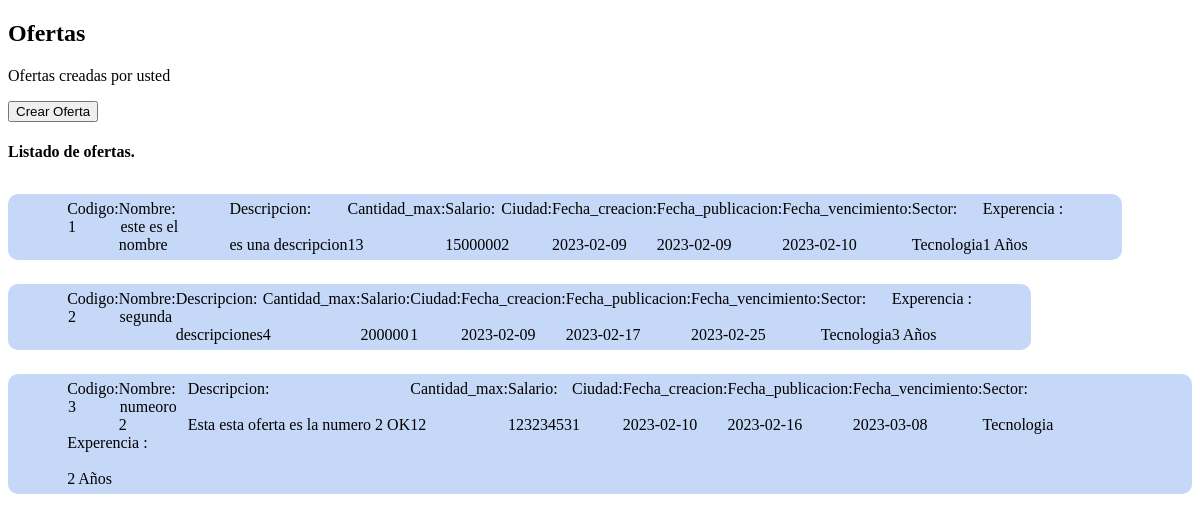
Screenshot of /Aplicacion/Users/Empresa/bean/Ofertas.php (signed in) with the database file from the repository.
### tables this page shows
CREATE TABLE `ofertas` (
  `codigo` int(11) NOT NULL,
  `empresa` int(11) NOT NULL,
  `nombre` varchar(100) DEFAULT NULL,
  `descripcion` text DEFAULT NULL,
  `cantidad_max` int(11) DEFAULT -1,
  `salario` int(11) DEFAULT NULL,
  `ciudad` int(11) DEFAULT NULL,
  `fecha_creacion` date DEFAULT NULL,
  `fecha_publicacion` date DEFAULT NULL,
  `fecha_vencimiento` date DEFAULT NULL,
  `sector` int(11) NOT NULL,
  `experencia` int(11) DEFAULT NULL
);

CREATE TABLE `sector` (
  `codigo` int(11) NOT NULL,
  `descripcion` varchar(100) DEFAULT NULL,
  `activo` int(11) DEFAULT 1
);

### Aplicacion/src/consultas.php (called while the page is built, shortened)
<?php
require_once "Conexion.php";
  class consultas extends conexionBD{
    public function List_ofertas($codigo){
      $sql="SELECT of.*, se.descripcion as sector1
        FROM empresas e
          inner join usuario us on us.empresa=e.codigo
          inner join ofertas of on e.codigo=of.empresa
          inner join sector se on of.sector=se.codigo
        where us.codigo=$codigo";
      $resultado=$this->consultar($sql);
      return $resultado;
    }
  }
  ?>

### Aplicacion/src/Conexion.php (called while the page is built, shortened)
<?php
  class conexionBD{
    var $host='localhost';
    var $username='root';
    var $password='';
    var $db='soluciones';
    public function consultar($sql){
      try {
        $this->conexion=mysqli_connect($this->host,$this->username,$this->password) or die("No se pudo conectar con el servidor");
        mysqli_select_db($this->conexion,$this->db) or die("No se pudo conectar con la base de datos");
        mysqli_set_charset($this->conexion,'UTF8');
          $resultado=mysqli_query($this->conexion,$sql);
          return($resultado);
      } catch (PDOException $e) {
        echo " <p>Error: No se puede establecer coneccion con la Base de Datos.</p>\n\n";
        echo  " <p>Error: ".$e->getMessage()."</p>\n";
        die();
        exit();
      }
    }
  }
?>

### Aplicacion/Users/Empresa/bean/Ofertas.php (the view, shortened to what this page needs)
<?php
    require_once './../../../src/consultas.php';
    $consultas= new consultas();
?>
<!DOCTYPE html>
<html lang="en">
<head>
</head>
<body>
<div class="row">
    <div class="col-md-10 mx-auto" >
        <div class="col-md-4">
            <h2>Ofertas</h2>
        </div>
        <div class="col-md-8">
            <p>Ofertas creadas por usted</p>
            <button class="btn btn-primary abir_creacion"> Crear Oferta</button>
        </div>
        <div class="col-md-10 mx-auto mt-4">
            <h4>Listado de ofertas.</h4>
                <?php
                    $resp=$consultas->List_ofertas($_SESSION['codigo']);
                    if(mysqli_num_rows($resp)>0)
                    {
                        while($fila=mysqli_fetch_assoc($resp))
                        {?>
                            <div class="col-md-12" id="listado_ofertas">
                            <div class="col-md-12"><label>codigo: </label><?=$fila['codigo']?></div>
                            <div class="col-md-12"><label>nombre: </label><?=$fila['nombre']?></div>
                            <div class="col-md-10 descrip"><label>descripcion: </label><br><?=$fila['descripcion']?></div>
                            <div class="col-md-6"><label>cantidad_max: </label><br><?=$fila['cantidad_max']?></div>
                            <div class="col-md-6"><label>salario: </label><br><?=$fila['salario']?></div>
                            <div class="col-md-6"><label>ciudad: </label><br><?=$fila['ciudad']?></div>
                            <div class="col-md-6"><label>fecha_creacion: </label><br><?=$fila['fecha_creacion']?></div>
                            <div class="col-md-6"><label>fecha_publicacion: </label><br><?=$fila['fecha_publicacion']?></div>
                            <div class="col-md-6"><label>fecha_vencimiento: </label><br><?=$fila['fecha_vencimiento']?></div>
                            <div class="col-md-6"><label>sector: </label><br><?=$fila['sector1']?></div>
                            <div class="col-md-6"><label>experencia : </label><br><?=$fila['experencia']?> Años</div>
                        </div>
                        <?php
                        }
                    }
                ?>
        </div>
    </div>
</div>
</body>
</html>

### Aplicacion/Users/Empresa/bean/Ofertas.php (style rules this page uses)
#listado_ofertas { position: relative; margin: 1vw 0; float: left; padding: 0.5vw 5%; border-radius:10px; background: #c5d8f7; }
#listado_ofertas div { float:left; }
#listado_ofertas div label { text-transform: capitalize; margin-top: 0.5vw; margin-right: 1.5%; }
#listado_ofertas div label:after { content:''; display: block; }

### rows the page displays
ofertas: codigo "1", nombre "este es el nombre", descripcion "es una descripcion", cantidad_max "13", salario "1500000", ciudad "2", fecha_creacion "2023-02-09", fecha_publicacion "2023-02-09", fecha_vencimiento "2023-02-10", sector.descripcion "Tecnologia", experencia "1"
ofertas: codigo "2", nombre "segunda", descripcion "descripciones", cantidad_max "4", salario "200000", ciudad "1", fecha_creacion "2023-02-09", fecha_publicacion "2023-02-17", fecha_vencimiento "2023-02-25", sector.descripcion "Tecnologia", experencia "3"
ofertas: codigo "3", nombre "numeoro 2", descripcion "Esta esta oferta es la numero 2 OK", cantidad_max "12", salario "12323453", ciudad "1", fecha_creacion "2023-02-10", fecha_publicacion "2023-02-16", fecha_vencimiento "2023-03-08", sector.descripcion "Tecnologia", experencia "2"
